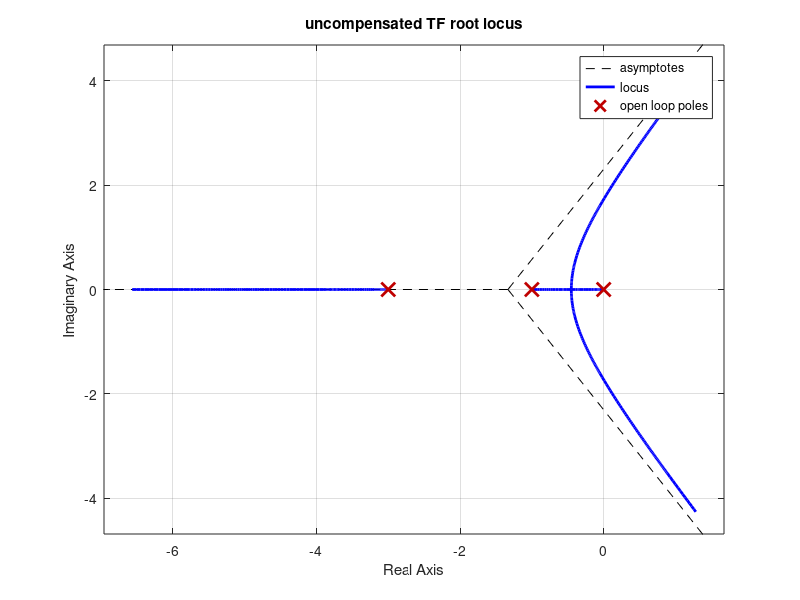
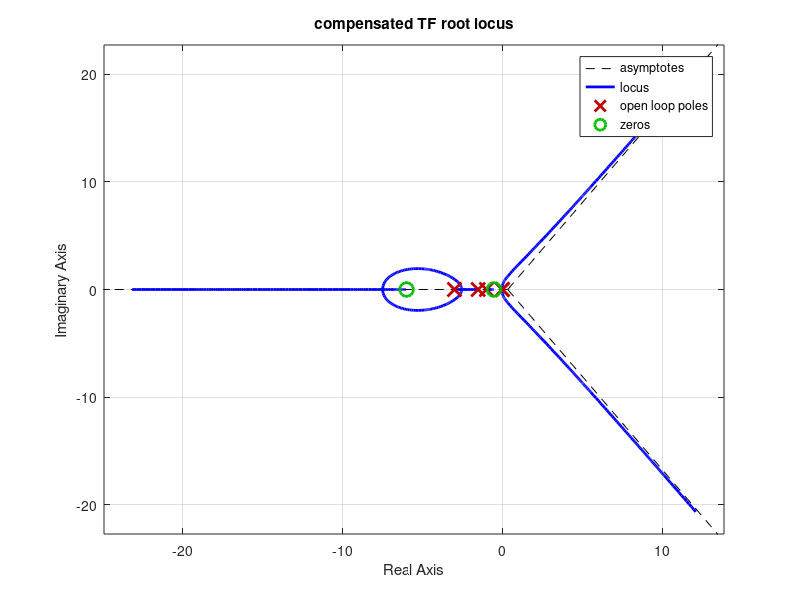
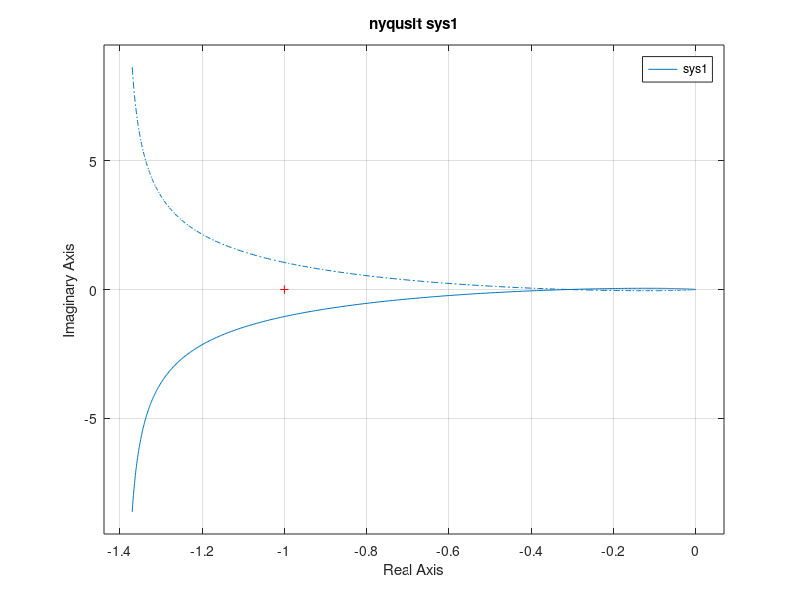
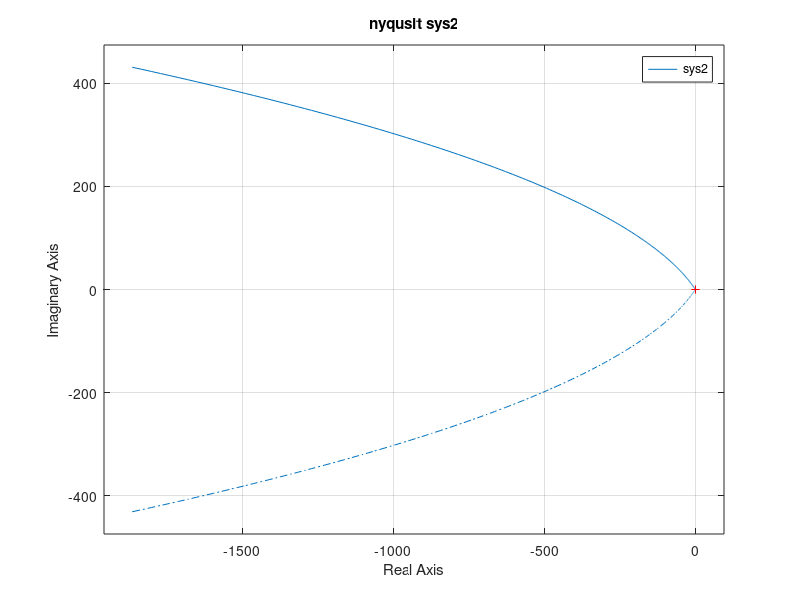

Write the MATLAB code that produced these figures, in order.
%% QUESTION 1

% uncompensated
num = 6.128;
den = conv([1 0], conv([1 1], [1 3]));
tf0 = tf(num, den);
rlocus(tf0);
title('uncompensated TF root locus'); 

% compensated
figure;
num = conv(2.145, conv([1 6], [1 0.53215]));
den = conv([1 0.01], conv([1 1.52], conv([1 0], conv([1 1], [1 3]))));
tf1 = tf(num , den); 
rlocus(tf1);
title('compensated TF root locus'); 

%% QUESTION 3
num = 50;
den = conv([1 0], conv([1 3], [1 6]));
sys1 = tf(num, den);
figure;
nyquist(sys1);
title('nyqusit sys1');
[z1,p1,k1] = tf2zp(num,den);
% z1 = n/a % p1 = (0,0) (-6,0) (-3,0) % k1 = 50

num = conv(50, [1, 4]);
den = conv([1 0 0], [1 1]);
sys2 = tf(num, den);
figure;
nyquist(sys2);
title('nyqusit sys2');
[z2,p2,k2] = tf2zp(num,den);
% z2 = (0,-4) % p2 = (0,0) (0,0) (-1,0) % k2 = 50;

num = conv(20, [1 3]);
den = conv([1 0], conv([1 1], [1 4]));
sys3 = tf(num, den);
figure;
nyquist(sys3);
title('nyqusit sys3');
[z3,p3,k3] = tf2zp(num,den);
% z3 = (-3,0) % p3 = (0,0) (0,-4) (0,-1) % k3 = 20

num = conv(100, [1 5]); 
den = conv([1 0], conv([1 3], [1 0 4]));
sys4 = tf(num, den);
figure;
nyquist(sys4);
title('nyqusit sys4');
[z4,p4,k4] = tf2zp(num,den); 
% z4 = (-5,0) % p4 = (0,0) (-3,0) (0, j2) (0, -j2) % k4 = 100
